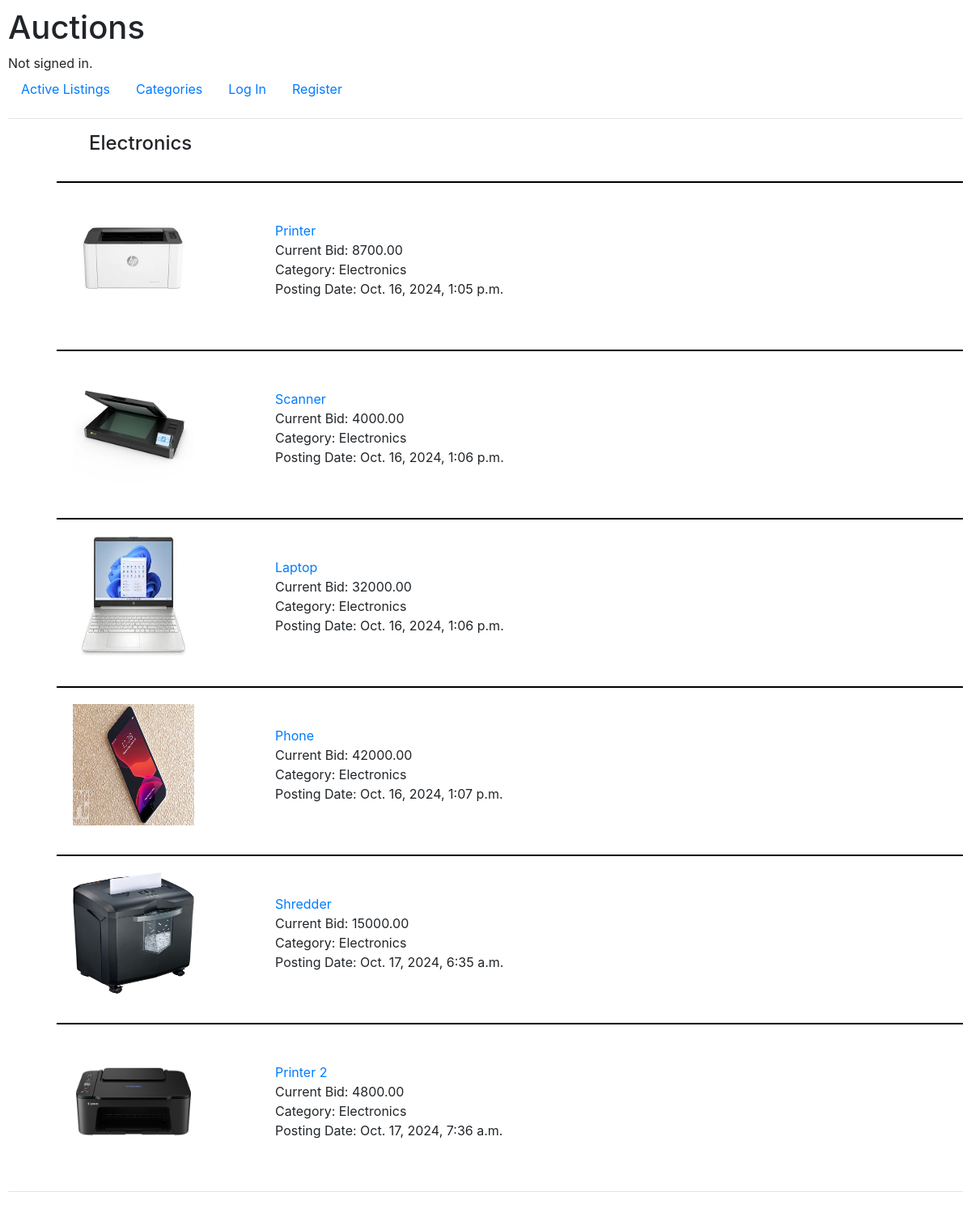
/Electronics/option/, run on the app's committed database.
### auctions/models.py (models this page shows, shortened)
class Listing(models.Model):
    CATEGORY_CHOICES = [
        ('elec', 'Electronics'),
        ('ktc', 'Kitchen Appliances'),
        ('clt', 'Clothing'),
        ('fur', 'Furniture')
    ]
    title = models.CharField(max_length=64)
    description = models.TextField()
    starting_bid = models.DecimalField(max_digits=10, decimal_places=2)
    posting_date = models.DateTimeField(auto_now_add=True)
    category = models.CharField(max_length=32, choices=CATEGORY_CHOICES)
    image  = models.ImageField(null=True, blank=True, upload_to="images/")
    closed = models.BooleanField(default=False)
    user = models.ForeignKey(User, on_delete=models.CASCADE, related_name="listing")

### auctions/views.py (the view)
# urls.py: path("<str:option>/option/", views.option, name="option"),
def option(request, option):
    for i, possibility in enumerate(Listing.CATEGORY_CHOICES):
        if possibility[1] == option:
            selected = Listing.objects.filter(category=possibility[0])
            return render(
                request,
                "auctions/option.html",
                {
                    "selected": selected,
                    "option": option,
                    "total": total_items(request.user.id),
                    "categories": categories,
                },
            )

### auctions/views.py (called while the page is built)
def total_items(user_id):
    return Watchlist.objects.filter(author=user_id).count()

### auctions/templates/auctions/option.html
{% extends "auctions/layout.html" %}
{% block body %}
    <h4> {{ option }}</h4>
    <br>
    {% if selected %}
        {% for option in selected %}
            <ul id="active-listing">
                <div>
                    <li>{% if option.image %}
                        <img src="{{ option.image.url }}" alt="photo of item" class="active-image">
                    {% endif %}</li>
                </div>
                <div id="details">
                    <li> <a href="{% url 'listing' option.id %}">{{ option.title }}</a> </li>
                    <li>Current Bid: {{ option.starting_bid}}</li>
                    <li>Category: {{ categories.option.category }}
                        {% for category, value in categories.items %}
                            {% if option.category == category %}
                                {{ value }}
                            {% endif %}
                        {% endfor %}
                    <li>Posting Date: {{ option.posting_date }}</li>
                </div>
            </ul>
        {% endfor %}
    {% else %}
        <p> No items in Category</p>
    {% endif %}
    <hr>
{% endblock %}

### auctions/static/auctions/styles.css (style rules this page uses)
body { padding: 10px; }
#active-listing { margin-left: 60px; list-style-type: none; display: flex; gap: 100px; align-items: center; padding: 20px; border-top: 2px solid black; }
.active-image { width: 150px; height: 150px; }
ul { list-style-type: none; }
h4 { margin-left: 100px; }

### data on the page
Listing: image (picture), title "Printer", starting_bid "8700.00", categories "Electronics", posting_date "Oct. 16, 2024, 1:05 p.m."
Listing: image (picture), title "Scanner", starting_bid "4000.00", categories "Electronics", posting_date "Oct. 16, 2024, 1:06 p.m."
Listing: image (picture), title "Laptop", starting_bid "32000.00", categories "Electronics", posting_date "Oct. 16, 2024, 1:06 p.m."
Listing: image (picture), title "Phone", starting_bid "42000.00", categories "Electronics", posting_date "Oct. 16, 2024, 1:07 p.m."
Listing: image (picture), title "Shredder", starting_bid "15000.00", categories "Electronics", posting_date "Oct. 17, 2024, 6:35 a.m."
Listing: image (picture), title "Printer 2", starting_bid "4800.00", categories "Electronics", posting_date "Oct. 17, 2024, 7:36 a.m."

### other printed values
{{ option }} "Electronics"
